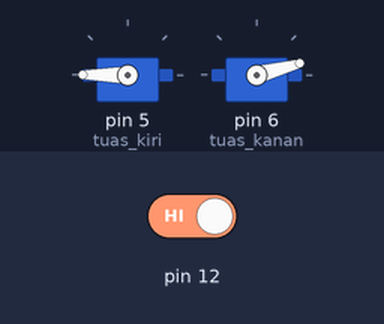
A sketch run on a simulated Arduino Uno, built with avr-gcc and run on an emulated ATmega328P. On the bench: 2 × servo. The inputs (shaded band) are chosen by the test bench; at power-on: pin 12 HIGH.

Above: at 1.2 s.
1.3 s: pin 12 driven LOW
At 1.7 s:
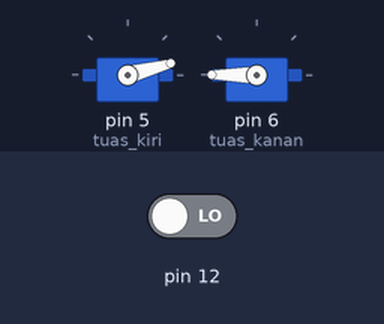
2.8 s: pin 12 driven HIGH
At 4.0 s:
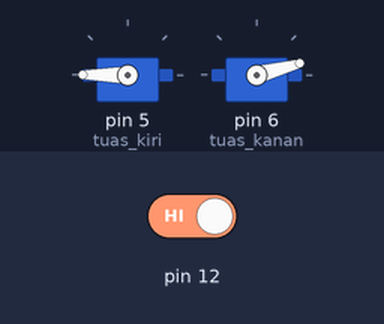
Timing chart, 0 to 5.8 s (numbered marks = the images above; inputs shaded):
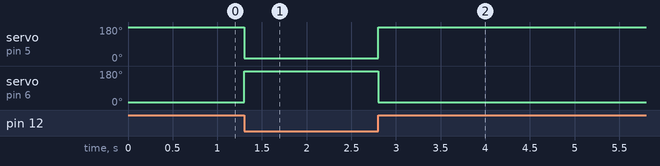

The sketch:

Hand_Sanitizer_ICA.ino
```cpp
#include <Servo.h>
Servo tuas_kiri;
Servo tuas_kanan;

void setup() {
  // put your setup code here, to run once:
  tuas_kiri.attach(5);
  tuas_kanan.attach(6);
  pinMode(12, INPUT);
}

void loop() {
  // put your main code here, to run repeatedly:

  if (digitalRead(12) == 0) {
    tuas_kanan.write(190);
    tuas_kiri.write(700);
  }
  if (digitalRead(12) == 1) {
    tuas_kanan.write(700);
    tuas_kiri.write(190);
  }


}
```

Measured:
- after the input at 1.3 s, servo on pin 5 (tuas_kiri): 180° → 15° at once; servo on pin 6 (tuas_kanan): 15° → 180° at once
- after the input at 2.8 s, servo on pin 5 (tuas_kiri): 15° → 180° at once; servo on pin 6 (tuas_kanan): 180° → 15° at once
